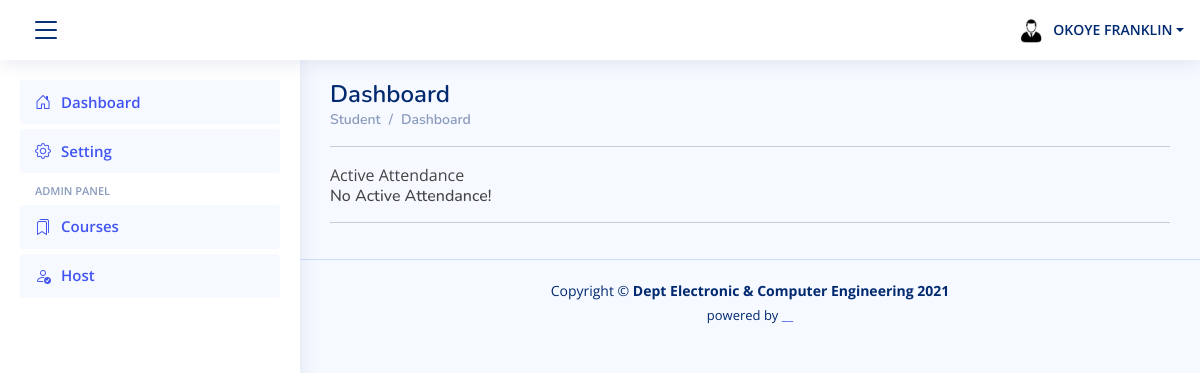
Page / (signed in) on the earlier database version.
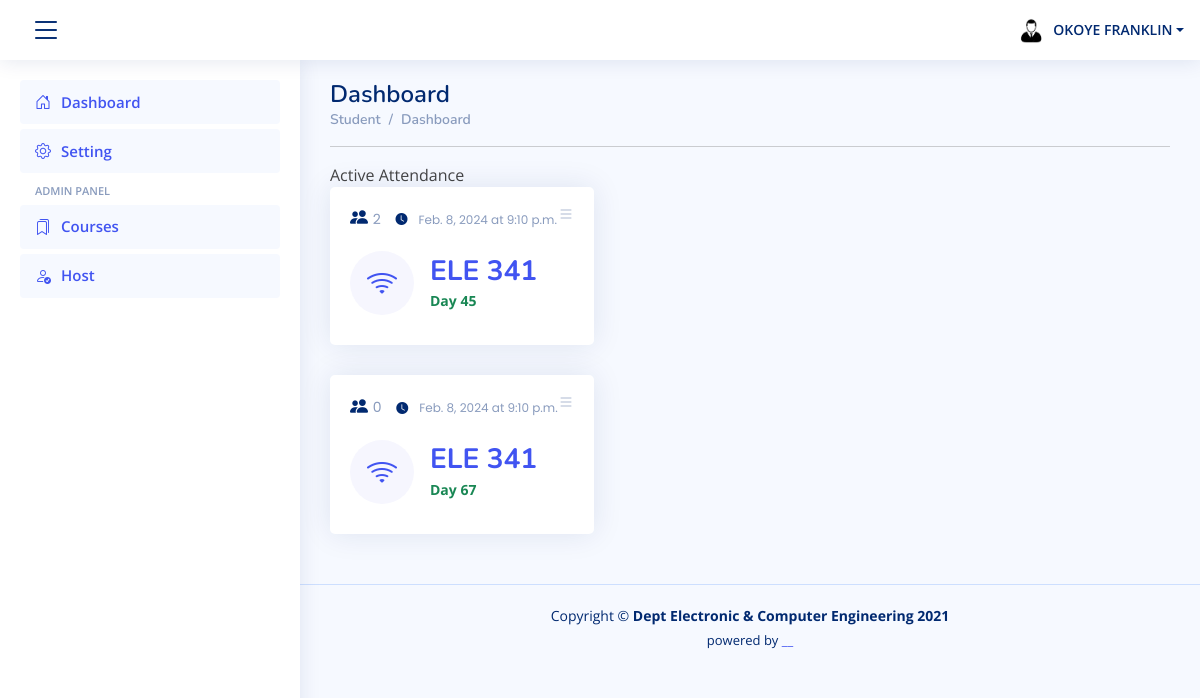
Same page on the later database version.
### attendance/models.py (models this page shows, shortened)
class Attendance(models.Model):
    course = models.ForeignKey(Course, on_delete=models.CASCADE, default=None)
    day_number = models.PositiveIntegerField(default=0)
    start_date = models.DateField(auto_now=True)
    start_time = models.TimeField(auto_now=True)
    active = models.BooleanField(default=False)
    class Meta:
        unique_together = ['course', 'day_number']
    def total_attendees(self):
        return self.attendee_set.count()

class Course(models.Model):
    name_choices = settings.COURSE_LIST
    name = models.CharField(max_length=255, choices=name_choices, unique=True)
    def __str__(self):
        return self.name

### students/views.py (the view)
# urls.py: path('', views.dashboard),
@login_required
def dashboard(request):
    student = Student.objects.get(reg_number=request.user)
    sex = {'M':'male'}.get(student.sex) # the need for the profile picture
    attendance = Attendance.objects.filter(active=True).order_by('start_date')
    return render(request, template_name='dashboard.html', context={'sex':sex, 'attendances':attendance})

### templates/dashboard.html (shortened to what this page needs)
{% extends "partials/base.html" %}
{% block content %}
<main id="main" class="main">
    <div class="pagetitle">
        <h1>Dashboard</h1>
        <nav>
          <ol class="breadcrumb">
            <li class="breadcrumb-item"><a href="#">Student</a></li>
            <li class="breadcrumb-item active"><a href="{% url 'dashboard' %}">Dashboard</a></li>
          </ol>
        </nav>
      </div>
    <section class="section dashboard">
        <hr> Active Attendance
        {% if attendances %}
        {% for attendance in attendances %}
        <div class="row ">
            <div class="col-lg-8 col-xxl-2">
                <div class="row">
                    <div class="col-xxl-3 col-md-6 ">
                        <div class="card  info-card sales-card">
                            <div class="filter">
                                <a class="icon" href="#" data-bs-toggle="dropdown"><i class="bi bi-list"></i></a>
                            </div>
                            <div class="card-body">
                                <h5 class="card-title"><i class="bi bi-people-fill"></i> <span>{{attendance.total_attendees}}  <span style='color:#012970; padding-left:11px; font-size:12px;'>
                                    <i class='bi bi-clock-fill'></i><span style='color:#899bbd; padding-left:11px; font-size:12px;'>{{attendance.start_date}} at {{attendance.start_time}} </span></span> </span></h5>
                                <div class="d-flex align-items-center">
                                    <div class="card-icon rounded-circle d-flex align-items-center justify-content-center">
                                        <i class="bi bi-wifi"></i>
                                    </div>
                                    <div class="ps-3">
                                        <h6><a href="{% url 'dashboard' %}">{{attendance.course}} </a></h6>
                                        <span class="text-success small pt-1 fw-bold">Day {{attendance.day_number }}</span>
                                    </div>
                                </div>
                            </div>
                        </div>
                    </div>
                </div>
            </div>
        </div>
        {% endfor %}
        {% else %}
        <h6>No Active Attendance!</h6>
        <hr>
        {% endif %}
    </section>
</main>
{% endblock %}

Differences in the rows shown:
now on this page (row edited): Attendance: total_attendees "2", start_date "Feb. 8, 2024", start_time "9:10 p.m.", course "ELE 341", day_number "45"
now on this page (row edited): Attendance: total_attendees "0", start_date "Feb. 8, 2024", start_time "9:10 p.m.", course "ELE 341", day_number "67"
Other differences:
text no longer shown: "No Active Attendance!"
